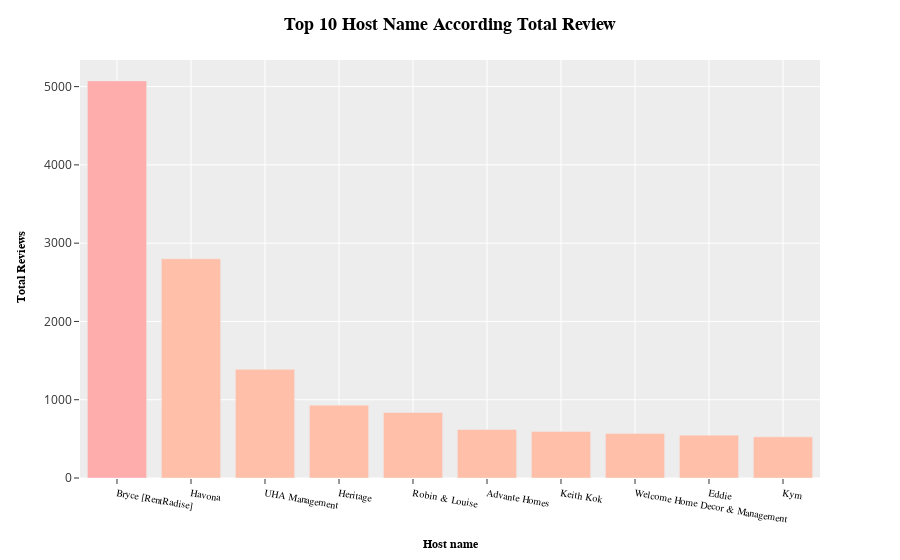

Write notebook code for a chart like this one.
### Markdown cell above
Visualisasi Top Host Name

### Code cell
colors = ["#FFACAC","#FFBFA9","#FFBFA9","#FFBFA9","#FFBFA9","#FFBFA9","#FFBFA9","#FFBFA9","#FFBFA9","#FFBFA9"]


plot_top_10_review = px.bar(data_top_host_name_10, x="host_name", y="total_review", color="host_name", color_discrete_sequence=colors, template="ggplot2")



# modify Title
plot_top_10_review.update_layout(title = "<b>Top 10 Host Name According Total Review<b>", 
                                 title_font= dict(size = 18, color= "black", family = "arial"),
                                  title_x=0.5,showlegend=False)

#update label x dan y
plot_top_10_review.update_xaxes(title= "<b> Host name <b>", title_font= dict(size = 12, color="black", family = "arial"))
plot_top_10_review.update_yaxes(title = "<b> Total Reviews", title_font= dict(size = 12, color = "black", family = "arial"))

# update xtick dan ytick
plot_top_10_review.update_xaxes(tickfont=dict(size=10, family="arial", color = "black"),tickangle=10)



plot_top_10_review.show()

### Figure 1 — Plotly figure (JSON) as saved in the notebook; plotly's stock layout.template omitted (floating-point values rounded to 4 significant figures)
{"data": [{"alignmentgroup": "True", "hovertemplate": "host_name=%{x}<br>total_review=%{y}<extra></extra>", "legendgroup": "Bryce [RentRadise]", "marker": {"color": "#FFACAC", "pattern": {"shape": ""}}, "name": "Bryce [RentRadise]", "offsetgroup": "Bryce [RentRadise]", "orientation": "v", "showlegend": true, "textposition": "auto", "type": "bar", "x": ["Bryce [RentRadise]"], "xaxis": "x", "y": [5073], "yaxis": "y"}, {"alignmentgroup": "True", "hovertemplate": "host_name=%{x}<br>total_review=%{y}<extra></extra>", "legendgroup": "Havona", "marker": {"color": "#FFBFA9", "pattern": {"shape": ""}}, "name": "Havona", "offsetgroup": "Havona", "orientation": "v", "showlegend": true, "textposition": "auto", "type": "bar", "x": ["Havona"], "xaxis": "x", "y": [2800], "yaxis": "y"}, {"alignmentgroup": "True", "hovertemplate": "host_name=%{x}<br>total_review=%{y}<extra></extra>", "legendgroup": "UHA Management", "marker": {"color": "#FFBFA9", "pattern": {"shape": ""}}, "name": "UHA Management", "offsetgroup": "UHA Management", "orientation": "v", "showlegend": true, "textposition": "auto", "type": "bar", "x": ["UHA Management"], "xaxis": "x", "y": [1388], "yaxis": "y"}, {"alignmentgroup": "True", "hovertemplate": "host_name=%{x}<br>total_review=%{y}<extra></extra>", "legendgroup": "Heritage", "marker": {"color": "#FFBFA9", "pattern": {"shape": ""}}, "name": "Heritage", "offsetgroup": "Heritage", "orientation": "v", "showlegend": true, "textposition": "auto", "type": "bar", "x": ["Heritage"], "xaxis": "x", "y": [930], "yaxis": "y"}, {"alignmentgroup": "True", "hovertemplate": "host_name=%{x}<br>total_review=%{y}<extra></extra>", "legendgroup": "Robin & Louise", "marker": {"color": "#FFBFA9", "pattern": {"shape": ""}}, "name": "Robin & Louise", "offsetgroup": "Robin & Louise", "orientation": "v", "showlegend": true, "textposition": "auto", "type": "bar", "x": ["Robin & Louise"], "xaxis": "x", "y": [837], "yaxis": "y"}, {"alignmentgroup": "True", "hovertemplate": "host_name=%{x}<br>total_review=%{y}<extra></extra>", "legendgroup": "Advante Homes", "marker": {"color": "#FFBFA9", "pattern": {"shape": ""}}, "name": "Advante Homes", "offsetgroup": "Advante Homes", "orientation": "v", "showlegend": true, "textposition": "auto", "type": "bar", "x": ["Advante Homes"], "xaxis": "x", "y": [619], "yaxis": "y"}, {"alignmentgroup": "True", "hovertemplate": "host_name=%{x}<br>total_review=%{y}<extra></extra>", "legendgroup": "Keith Kok", "marker": {"color": "#FFBFA9", "pattern": {"shape": ""}}, "name": "Keith Kok", "offsetgroup": "Keith Kok", "orientation": "v", "showlegend": true, "textposition": "auto", "type": "bar", "x": ["Keith Kok"], "xaxis": "x", "y": [593], "yaxis": "y"}, {"alignmentgroup": "True", "hovertemplate": "host_name=%{x}<br>total_review=%{y}<extra></extra>", "legendgroup": "Welcome Home Decor & Management", "marker": {"color": "#FFBFA9", "pattern": {"shape": ""}}, "name": "Welcome Home Decor & Management", "offsetgroup": "Welcome Home Decor & Management", "orientation": "v", "showlegend": true, "textposition": "auto", "type": "bar", "x": ["Welcome Home Decor & Management"], "xaxis": "x", "y": [570], "yaxis": "y"}, {"alignmentgroup": "True", "hovertemplate": "host_name=%{x}<br>total_review=%{y}<extra></extra>", "legendgroup": "Eddie", "marker": {"color": "#FFBFA9", "pattern": {"shape": ""}}, "name": "Eddie", "offsetgroup": "Eddie", "orientation": "v", "showlegend": true, "textposition": "auto", "type": "bar", "x": ["Eddie"], "xaxis": "x", "y": [547], "yaxis": "y"}, {"alignmentgroup": "True", "hovertemplate": "host_name=%{x}<br>total_review=%{y}<extra></extra>", "legendgroup": "Kym", "marker": {"color": "#FFBFA9", "pattern": {"shape": ""}}, "name": "Kym", "offsetgroup": "Kym", "orientation": "v", "showlegend": true, "textposition": "auto", "type": "bar", "x": ["Kym"], "xaxis": "x", "y": [526], "yaxis": "y"}], "layout": {"barmode": "relative", "legend": {"title": {"text": "host_name"}, "tracegroupgap": 0}, "margin": {"t": 60}, "showlegend": false, "title": {"font": {"color": "black", "family": "arial", "size": 18}, "text": "<b>Top 10 Host Name According Total Review<b>", "x": 0.5}, "xaxis": {"anchor": "y", "categoryarray": ["Bryce [RentRadise]", "Havona", "UHA Management", "Heritage", "Robin & Louise", "Advante Homes", "Keith Kok", "Welcome Home Decor & Management", "Eddie", "Kym"], "categoryorder": "array", "domain": [0, 1], "tickangle": 10, "tickfont": {"color": "black", "family": "arial", "size": 10}, "title": {"font": {"color": "black", "family": "arial", "size": 12}, "text": "<b> Host name <b>"}}, "yaxis": {"anchor": "x", "domain": [0, 1], "title": {"font": {"color": "black", "family": "arial", "size": 12}, "text": "<b> Total Reviews"}}}}
